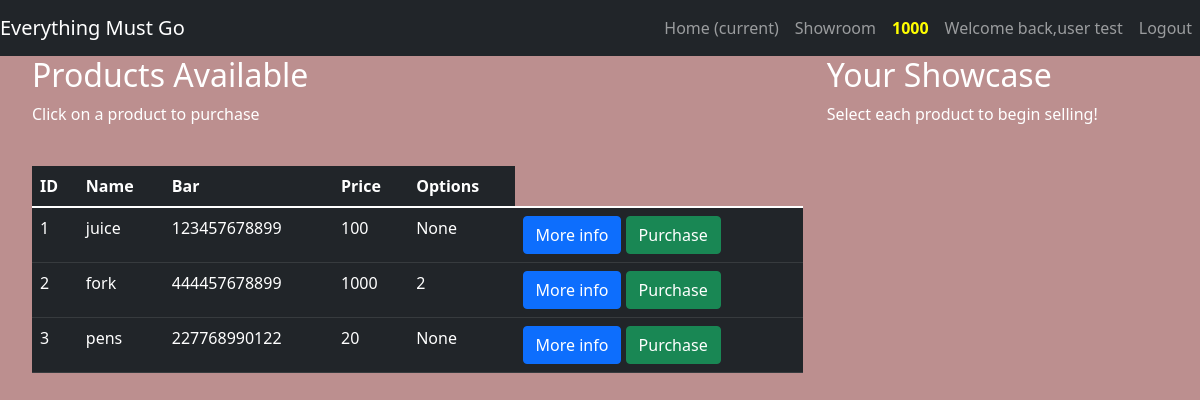
The page /showroom (signed in) on the database its author committed.
### showroom/models.py (models this page shows, shortened)
class User(db.Model, UserMixin):
    id = db.Column(db.Integer, primary_key=True)
    username = db.Column(db.String(length=30), nullable=False,unique=True)
    email = db.Column(db.String(),nullable=False, unique=True)
    password_hash = db.Column(db.String(length=60), nullable=False)
    budget = db.Column(db.Integer(), nullable=False, default=1000)
    products = db.relationship('Product', backref='owner',lazy=True)
    @property
    def password(self):
        return self.password

class Product(db.Model):
    id = db.Column(db.Integer, primary_key=True)
    name = db.Column(db.String(length=30), nullable=False,unique=True)
    price = db.Column(db.Integer, nullable=False)
    barcode = db.Column(db.String(length=12), nullable=False,unique=True)
    description = db.Column(db.String(length=1000), nullable=False, unique=True)
    owner_id = db.Column(db.Integer(), db.ForeignKey('user.id'))

### showroom/routes.py (the view, shortened to what this page needs)
@app.route('/showroom', methods=['GET','POST'])
@login_required
def showroom():
    purchase_form = PurchaseForm()
    sale_form = SellForm()
    products = Product.query.all()
    owned_products = Product.query.filter_by(owner_id = current_user.id)
    for owned_product in owned_products:
        print(f"owned: {owned_product.name}")
    return render_template('showroom.html', products=products, purchase_form=purchase_form, owned_products=owned_products, sale_form=sale_form)

### showroom/models.py (called while the page is built)
@login_manager.user_loader
def load_user(user_id):
    return User.query.get(int(user_id))

### showroom/templates/showroom.html (shortened to what this page needs)
{% extends 'layout.html' %} {% block title%} Showroom {% endblock%} {%block
content%}
<div class="row" style="margin: top 20px; margin-left: 20px">
    <div class="col-8">
        <h2>Products Available</h2>
        <p>Click on a product to purchase</p>
        <br />
        <table class="table table-hover table-dark">
            <thead>
                <tr>
                    <th scope="col">ID</th>
                    <th scope="col">Name</th>
                    <th scope="col">Bar</th>
                    <th scope="col">Price</th>
                    <th scope="col">Options</th>
                </tr>
            </thead>
            <tbody>
                {% for product in products%} {%include
                <tr>
                    <td>{{product.id}}</td>
                    <td>{{product.name}}</td>
                    <td>{{product.barcode}}</td>
                    <td>{{product.price}}</td>
                    <td>{{product.owner_id}}</td>
                    <td>
                        <button
                            type="button"
                            class="btn btn-primary"
                            data-toggle="modal"
                            data-target="#exampleModal-{{product.id}}"
                        >
                            More info
                        </button>
                        <button
                            type="button"
                            class="btn btn-outline btn-success"
                            data-toggle="modal"
                            data-target="#purchaseModal-{{product.id}}"
                        >
                            Purchase
                        </button>
                    </td>
                </tr>
                {%endfor%}
            </tbody>
        </table>
    </div>
    <div class="col-4">
        <h2>Your Showcase</h2>
        <p>Select each product to begin selling!</p>
        <br />
</div>
{%endblock %}

### showroom/templates/layout.html (shortened to what this page needs)
<!DOCTYPE html>
<html lang="en">
    <head>
        <link
            href="https://cdn.jsdelivr.net/npm/bootstrap@5.1.3/dist/css/bootstrap.min.css"
            rel="stylesheet"
        />
    </head>
    <body>
        <nav class="navbar navbar-expand-md navbar-dark bg-dark">
            <a class="navbar-brand" href="#">Everything Must Go</a>
            <ul class="navbar-nav mr-auto">
                <li class="nav-item active">
                    <a class="nav-link" href="{{url_for('home_page')}}"
                        >Home <span class="sr-only">(current)</span></a
                    >
                </li>
                <li class="nav-item">
                    <a class="nav-link" href="{{url_for('showroom')}}"
                        >Showroom</a
                    >
                </li>
            </ul>
            {% if current_user.is_authenticated %}
            <ul class="navbar-nav">
                <li class="nav-item">
                    <a
                        class="nav-link"
                        style="color: yellow; font-weight: bold"
                    >
                        {{current_user.budget}}
                    </a>
                </li>
                <li class="nav-item">
                    <a class="nav-link" href="#"
                        >Welcome back,{{current_user.username}}</a
                    >
                </li>
                <li class="nav-item">
                    <a class="nav-link" href="{{url_for('logout_page')}}"
                        >Logout</a
                    >
                </li>
            </ul>
            {% endif %}
        </nav>
         {%block content%} {% endblock %}
    </body>
</html>

### showroom/templates/layout.html (style rules this page uses)
body { background-color: rosybrown; color: white; }

### rows shown on the page
User: budget "1000", username "user test"
Product: id "1", name "juice", barcode "123457678899", price "100", owner_id "None"
Product: id "2", name "fork", barcode "444457678899", price "1000", owner_id "2"
Product: id "3", name "pens", barcode "227768990122", price "20", owner_id "None"
